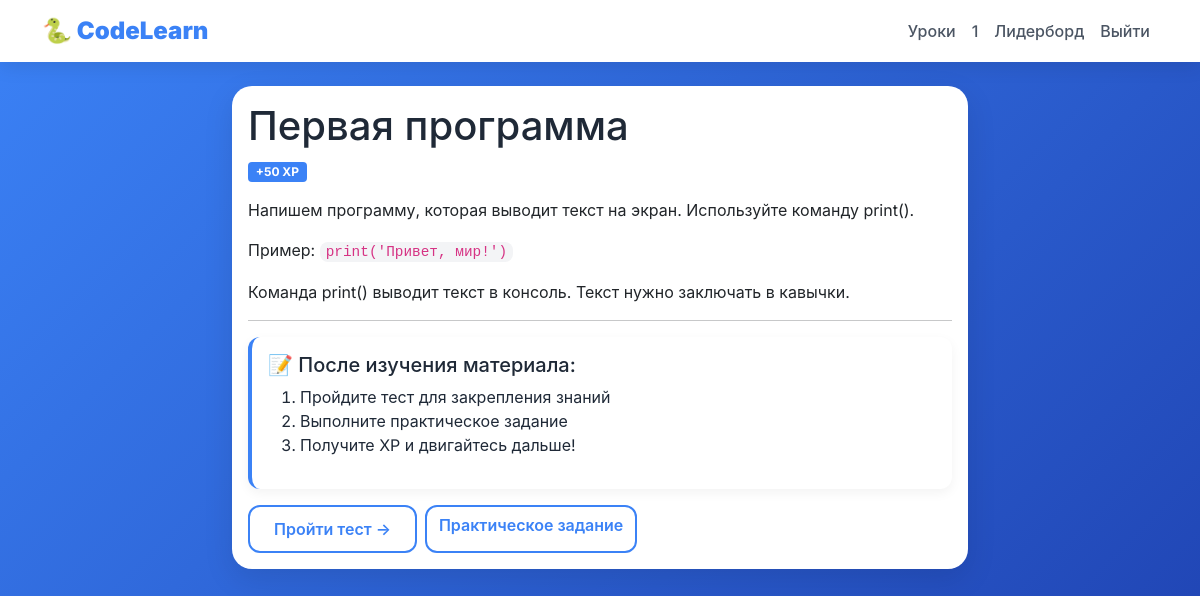
The app's page /lesson/2 (signed in) with its own data.
### data/users.py (models this page shows, shortened)
class User(SqlAlchemyBase, UserMixin, SerializerMixin):
    __tablename__ = 'users'
    id = sqlalchemy.Column(sqlalchemy.Integer, primary_key=True, autoincrement=True)
    name = sqlalchemy.Column(sqlalchemy.String, nullable=True)
    about = sqlalchemy.Column(sqlalchemy.String, nullable=True)
    email = sqlalchemy.Column(sqlalchemy.String, index=True, unique=True, nullable=True)
    hashed_password = sqlalchemy.Column(sqlalchemy.String, nullable=True)
    age = sqlalchemy.Column(sqlalchemy.Integer, default=12)
    created_date = sqlalchemy.Column(sqlalchemy.DateTime, default=datetime.datetime.now)
    progress = orm.relationship('UserProgress', back_populates='user', uselist=False)
    achievements = orm.relationship('UserAchievement', back_populates='user')
    quiz_answers = orm.relationship('UserQuizAnswer', back_populates='user')
    task_solutions = orm.relationship('TaskSolution', back_populates='user')

### data/lesson.py (models this page shows)
class Lesson(SqlAlchemyBase, SerializerMixin):
    __tablename__ = 'lessons'
    id = sqlalchemy.Column(sqlalchemy.Integer, primary_key=True, autoincrement=True)
    title = sqlalchemy.Column(sqlalchemy.String, nullable=False)
    content = sqlalchemy.Column(sqlalchemy.Text, nullable=False)
    order = sqlalchemy.Column(sqlalchemy.Integer, default=0)
    xp_reward = sqlalchemy.Column(sqlalchemy.Integer, default=50)
    created_date = sqlalchemy.Column(sqlalchemy.DateTime, default=datetime.datetime.now)
    module_id = sqlalchemy.Column(sqlalchemy.Integer, sqlalchemy.ForeignKey('modules.id'))
    module = orm.relationship('Module')
    quizzes = orm.relationship('Quiz', back_populates='lesson')
    tasks = orm.relationship('Task', back_populates='lesson')

### main.py (the view)
@app.route('/lesson/<int:lesson_id>')
@login_required
def lesson_detail(lesson_id):
    db_sess = get_db()
    lesson = db_sess.get(Lesson, lesson_id)
    if not lesson:
        abort(404)
    task_obj = db_sess.query(Task).filter(Task.lesson_id == lesson_id).first()
    progress = db_sess.query(UserProgress).filter(UserProgress.user_id == current_user.id).first()
    completed = str(lesson_id) in (progress.completed_lessons.split(',') if progress and progress.completed_lessons else [])
    return render_template("lesson_detail.html", lesson=lesson, completed=completed, task=task_obj)

### data/db_session.py (called while the page is built)
def create_session() -> Session:
    global __factory
    return __factory()

### main.py (called while the page is built)
@app.teardown_appcontext
def shutdown_session(exception=None):
    db_sess = getattr(g, '_db_session', None)
    if db_sess:
        db_sess.close()

def get_db():
    if not hasattr(g, '_db_session'):
        g._db_session = db_session.create_session()
    return g._db_session

@login_manager.user_loader
def load_user(user_id):
    db_sess = get_db()
    return db_sess.get(User, user_id)

### templates/lesson_detail.html (shortened to what this page needs)
{% extends "base.html" %}
{% block content %}
<div class="row">
    <div class="col-lg-8 mx-auto">
        <div class="card">
            <div class="card-body">
                <h1 class="card-title">{{ lesson.title }}</h1>
                <div class="badge bg-info mb-3">+{{ lesson.xp_reward }} XP</div>
                <div class="card-text">
                    {{ lesson.content|safe }}
                </div>
                <hr>
                {% if not completed %}
                    <div class="alert alert-info">
                        <h5>📝 После изучения материала:</h5>
                        <ol>
                            <li>Пройдите тест для закрепления знаний</li>
                            <li>Выполните практическое задание</li>
                            <li>Получите XP и двигайтесь дальше!</li>
                        </ol>
                    </div>
                    <div class="d-flex gap-2 mt-3">
                        <a href="/quiz/{{ lesson.id }}" class="btn btn-primary">Пройти тест →</a>
                        {% if task %}
                            <a href="/task/{{ task.id }}" class="btn btn-outline-primary">Практическое задание</a>
                        {% endif %}
                    </div>
                {% endif %}
            </div>
        </div>
    </div>
</div>
{% endblock %}

### templates/base.html (shortened to what this page needs)
<!DOCTYPE html>
<html lang="ru">
<head>
    <link href="https://cdn.jsdelivr.net/npm/bootstrap@5.1.3/dist/css/bootstrap.min.css" rel="stylesheet">
</head>
<body>
    <div class="code-bg" id="codeBg"></div>
    <nav class="navbar navbar-expand-lg navbar-light">
        <div class="container">
            <a class="navbar-brand" href="/">
                <strong>🐍 CodeLearn</strong>
            </a>
            <div class="collapse navbar-collapse" id="navbarNav">
                <ul class="navbar-nav ms-auto">
                    {% if current_user.is_authenticated %}
                        <li class="nav-item">
                            <a class="nav-link" href="/lessons">Уроки</a>
                        </li>
                        <li class="nav-item">
                            <a class="nav-link" href="/profile">{{ current_user.name }}</a>
                        </li>
                        <li class="nav-item">
                            <a class="nav-link" href="/leaderboard">Лидерборд</a>
                        </li>
                        <li class="nav-item">
                            <a class="nav-link" href="/logout">Выйти</a>
                        </li>
                    {% endif %}
                </ul>
            </div>
        </div>
    </nav>
    <div class="container mt-4" style="position: relative; z-index: 10;">
        {% block content %}{% endblock %}
    </div>
</body>
</html>

### templates/base.html (style rules this page uses)
* { margin: 0; padding: 0; box-sizing: border-box; }
body { background: linear-gradient(135deg, #3b82f6 0%, #1e40af 100%); min-height: 100vh; font-family: 'Inter', -apple-system, BlinkMacSystemFont, sans-serif; position: relative; }
.code-bg { position: fixed; top: 0; left: 0; width: 100%; height: 100%; pointer-events: none; z-index: 0; overflow: hidden; font-family: 'Courier New', monospace; font-size: 14px; color: rgba(255, 255, 255, 0.2); }
.navbar { background: white !important; box-shadow: 0 4px 20px rgba(0,0,0,0.1); position: relative; z-index: 10; }
.navbar-brand { color: #3b82f6 !important; font-weight: bold; font-size: 1.5rem; }
.nav-link { color: #4b5563 !important; font-weight: 500; transition: color 0.3s ease; }
.card { background: white; border-radius: 20px; border: none; box-shadow: 0 10px 30px rgba(0,0,0,0.1); transition: transform 0.3s, box-shadow 0.3s; position: relative; z-index: 10; }
.btn-primary { background: white; border: 2px solid #3b82f6; color: #3b82f6; font-weight: 600; padding: 10px 24px; border-radius: 12px; transition: all 0.3s ease; }
.btn-outline-primary { background: transparent; border: 2px solid #3b82f6; color: #3b82f6; font-weight: 600; border-radius: 12px; }
.alert { border-radius: 12px; border: none; background: white; color: #1f2937; box-shadow: 0 4px 12px rgba(0,0,0,0.05); }
.alert-info { border-left: 4px solid #3b82f6; }
.badge.bg-info { background: #3b82f6 !important; color: white; }
hr { border-color: #e5e7eb; }
pre, code { background: #f3f4f6; padding: 2px 6px; border-radius: 8px; font-family: 'Courier New', monospace; font-size: 0.9em; }
h1, h2, h3, h4, h5 { color: #1f2937; }
.card-title { color: #1f2937; }

### records on screen
User: name "1"
Lesson: title "Первая программа", xp_reward "50", content "Напишем программу, которая выводит текст на экран. Используйте команду print(). Пример: print('Привет, мир!') Команда print() выводит текст в консоль. Текст нужно заключать в кавычки."
